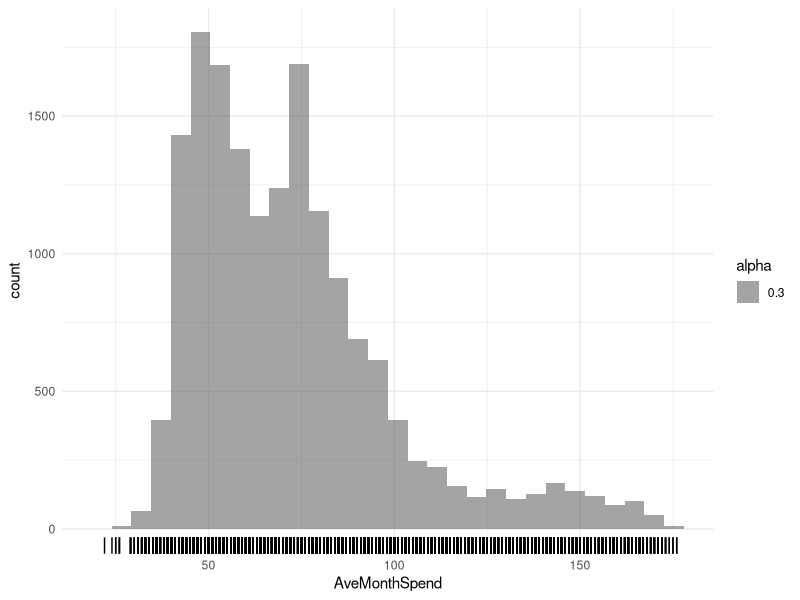
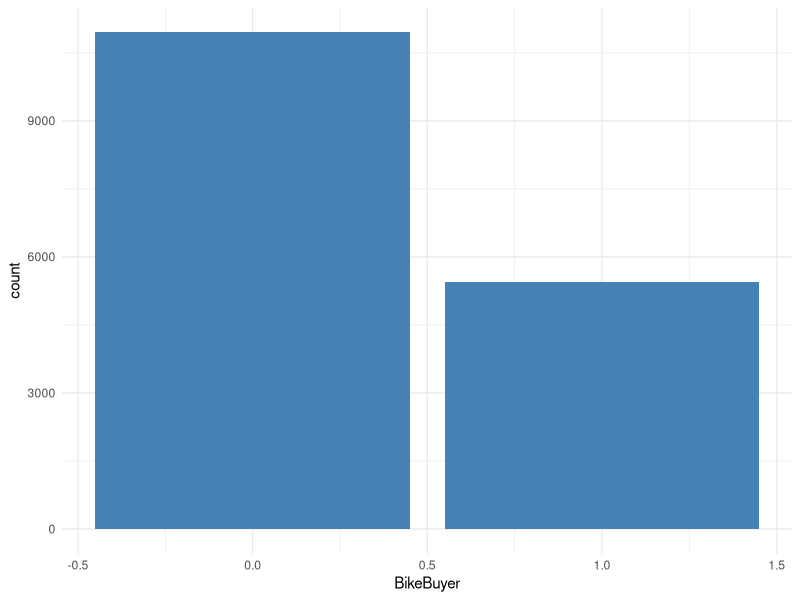
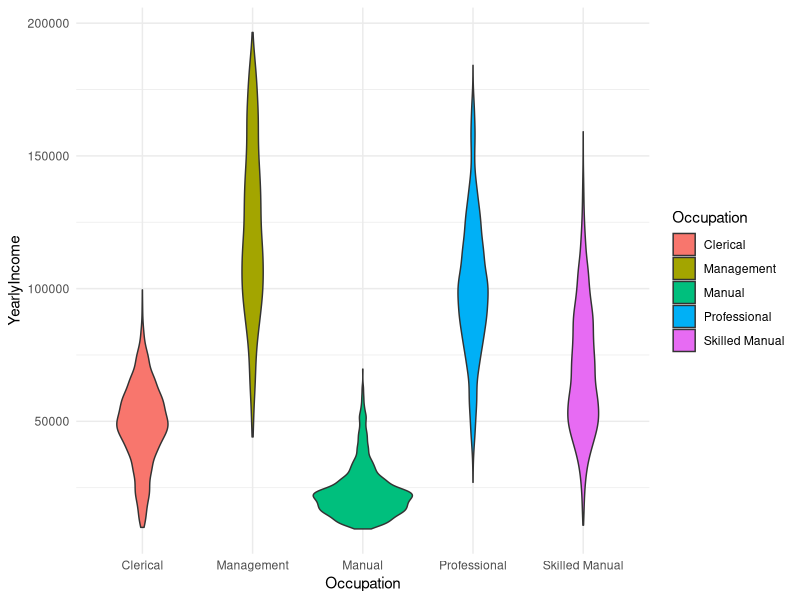
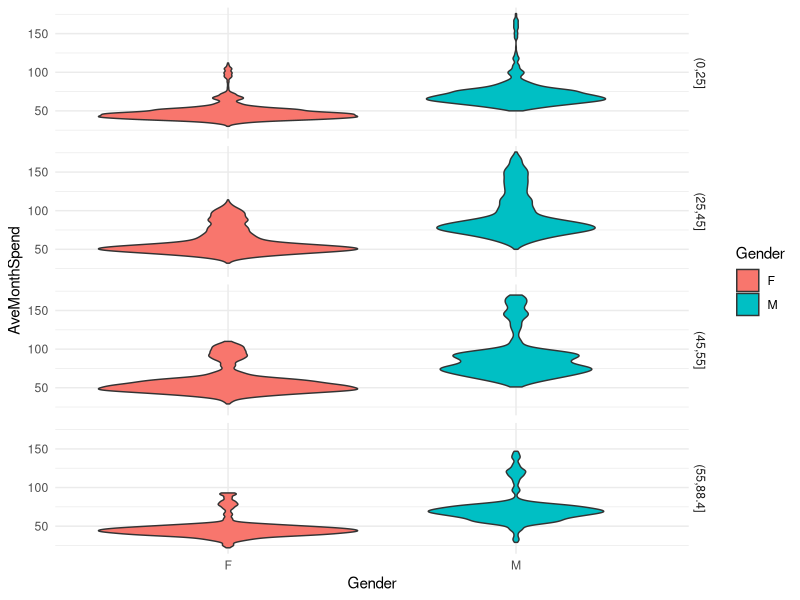
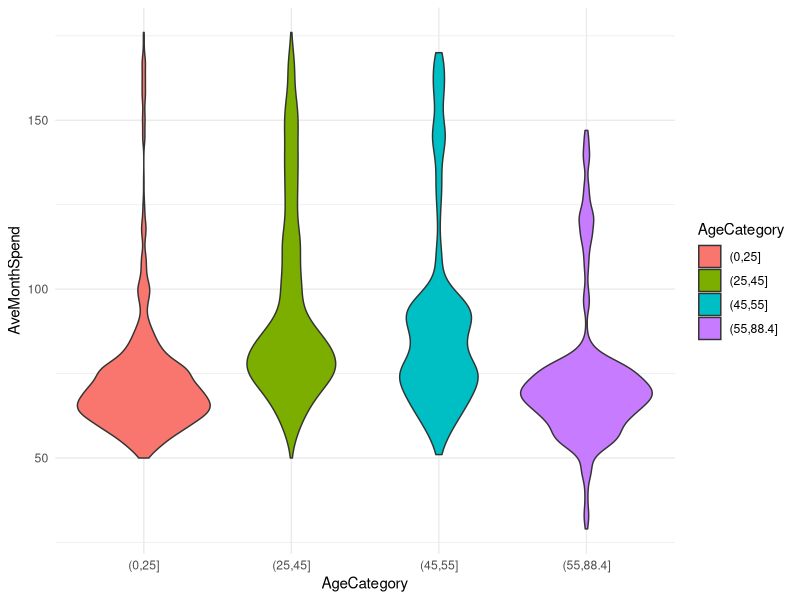
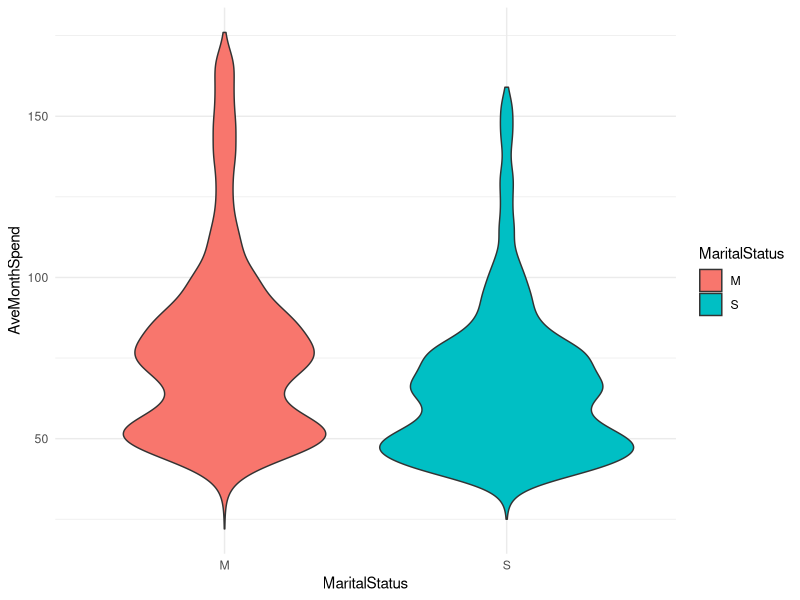
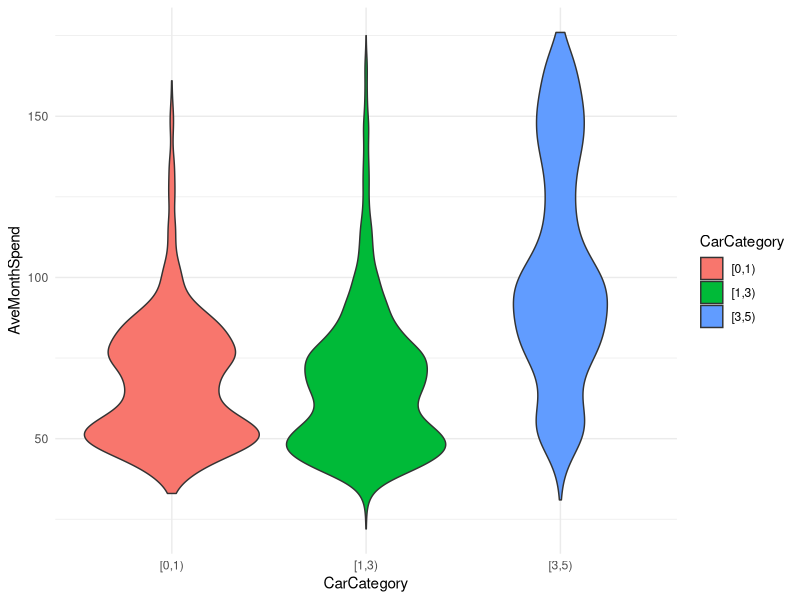
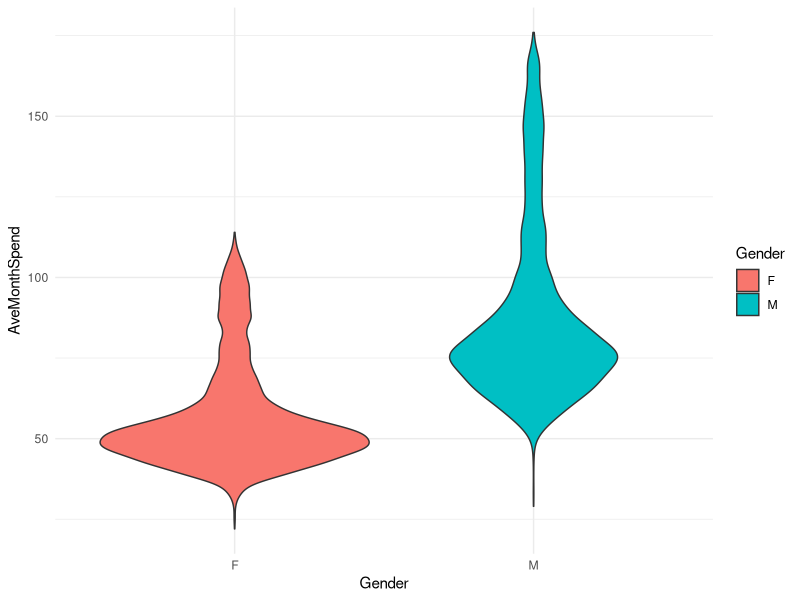

Generate these figures, in order, with R:
## ---- chunk 1
knitr::opts_chunk$set(echo = TRUE)
## ---- chunk 2
suppressPackageStartupMessages(library(magrittr))
suppressPackageStartupMessages(library(tidyverse))
suppressPackageStartupMessages(library(lubridate))
## ---- chunk 3
customerInfo <- read.csv("AdvWorksCusts.csv", stringsAsFactors = FALSE)
bikeBuyer    <- read.csv("AW_BikeBuyer.csv")
spend        <- read.csv("AW_AveMonthSpend.csv")
## ---- chunk 4
customerInfo %>% str()
bikeBuyer %>% str()
spend %>% str()
## ---- chunk 5
countNA <- function(x) {is.na(x) %>% sum()}

apply( customerInfo,2,countNA )
apply( bikeBuyer,   2,countNA )
apply( spend,       2,countNA )
## ---- chunk 6
customerInfo %>% nrow()

customerInfo %<>% .[!duplicated(.),]
bikeBuyer %<>% .[!duplicated(.),]
spend %<>% .[!duplicated(.),]

cat( 
  customerInfo %>% nrow(),
  bikeBuyer %>% nrow(),
  spend %>% nrow() 
)
## ---- chunk 7
cat(
  customerInfo$CustomerID %>% unique() %>% length(),
  bikeBuyer$CustomerID %>% unique() %>% length(),
  spend$CustomerID %>% unique() %>% length()
)
## ---- chunk 8
bikeBuyer %>% head %>% as.tibble
## ---- chunk 9
keepOldest <- function(df){
  
  df %<>% .[nrow(.)[1]:1,] #reverse the order of rows in the df
  df %<>% distinct( #keep the first CustomerID, drop the rest
    CustomerID , .keep_all = TRUE) 
  df %<>% .[nrow(.)[1]:1,] #change the df order back to normal
  df
  
}

customerInfo %<>% keepOldest()
bikeBuyer %<>% keepOldest()
spend %<>% keepOldest()

cat(
  nrow(customerInfo),
  nrow(bikeBuyer),
  nrow(spend)
)
## ---- chunk 10
customerData <- left_join(customerInfo, bikeBuyer, by = "CustomerID") %>% 
  left_join(., spend, by = "CustomerID")
## ---- chunk 11
ggplot(customerData) + 
  geom_histogram(aes(x = AveMonthSpend, alpha = .3)) + 
  geom_rug(aes(x = AveMonthSpend)) + 
  theme_minimal()
## ---- chunk 12
cat(
  summary(customerData$AveMonthSpend),
  sd(customerData$AveMonthSpend)
)
## ---- chunk 13
ggplot(customerData, aes(x = BikeBuyer)) + 
  geom_bar(fill = "steelblue") +
  theme_minimal()
## ---- chunk 14
ggplot(customerData, aes(x=Occupation, y=YearlyIncome, fill=Occupation)) +
  geom_violin() + 
  theme_minimal()
## ---- chunk 15
customerData %>% 
  group_by(Occupation) %>% 
  summarize(medianIncome = median(YearlyIncome), n = n()) %>% 
  arrange(medianIncome)
## ---- chunk 16
customerData %<>% mutate( Age = interval(BirthDate, "1998-01-01")/dyears() )
customerData %>% select(CustomerID, Gender, BirthDate, Age) %>% head()
## ---- chunk 17
customerData %<>% mutate( AgeCategory = cut(Age, c(0,25,45,55,max(Age)+1)) )
levels(customerData$AgeCategory)
## ---- chunk 18
ggplot(customerData, aes(x=Gender, y=AveMonthSpend, fill=Gender)) +
  geom_violin() +
  facet_grid(rows = vars(AgeCategory)) + 
  theme_minimal()
## ---- chunk 19
ggplot(
  customerData %>% filter(Gender == "M"),
  aes(x=AgeCategory, y=AveMonthSpend, fill=AgeCategory) 
) +
  geom_violin() +
  theme_minimal()
## ---- chunk 20
customerData %>% 
  group_by(Gender, AgeCategory) %>% 
  summarize(
    meanSpend = mean(AveMonthSpend), 
    medianSpend = median(AveMonthSpend), 
    n=n()) %>% 
  arrange(desc(meanSpend))
## ---- chunk 21
ggplot(customerData, aes(x=MaritalStatus, y=AveMonthSpend, fill = MaritalStatus)) +
  geom_violin() + theme_minimal()
## ---- chunk 22
customerData %>% 
  group_by(MaritalStatus) %>% 
  summarize(
    meanSpend = mean(AveMonthSpend),
    medianSpend = median(AveMonthSpend),
    n = n()
  )
## ---- chunk 23
customerData %<>% mutate( CarCategory = cut(
  NumberCarsOwned, 
  c(0,1,3,max(NumberCarsOwned)+1),
  right = FALSE
  )
)
customerData$CarCategory %>% levels()
## ---- chunk 24
ggplot(customerData, aes(CarCategory, AveMonthSpend, fill = CarCategory)) +
  geom_violin() + theme_minimal()
## ---- chunk 25
customerData %>% 
  group_by(CarCategory) %>% 
  summarize(
    meanSpend = mean(AveMonthSpend),
    medianSpend = median(AveMonthSpend),
    n = n()
  )
## ---- chunk 26
ggplot(customerData, aes(Gender, AveMonthSpend, fill = Gender)) +
  geom_violin() + theme_minimal()
## ---- chunk 27
customerData %>% 
  group_by(Gender) %>% 
  summarize(
    meanSpend = mean(AveMonthSpend),
    medianSpend = median(AveMonthSpend),
    minSpend = min(AveMonthSpend),
    maxSpend = max(AveMonthSpend),
    n = n()
  ) %>% 
  mutate(rangeSpend = maxSpend - minSpend)
## ---- chunk 28
customerData %<>% mutate( ChildrenHome = as.logical(NumberChildrenAtHome))
## ---- chunk 29
ggplot(customerData, aes(ChildrenHome, AveMonthSpend, fill = ChildrenHome)) +
  geom_violin() + theme_minimal()
## ---- chunk 30
customerData %>% 
  group_by(ChildrenHome) %>% 
  summarize(
    meanSpend = mean(AveMonthSpend),
    medianSpend = median(AveMonthSpend),
    n = n()
  )
## ---- chunk 31
ggplot(customerData, aes(factor(BikeBuyer), YearlyIncome, fill = factor(BikeBuyer))) +
  geom_violin() + theme_minimal()
## ---- chunk 32
customerData %>% 
  group_by(BikeBuyer) %>% 
  summarize(
    meanIncome = mean(YearlyIncome),
    medianIncome = median(YearlyIncome),
    n = n()
  )
## ---- chunk 33
ggplot(customerData, aes(factor(NumberCarsOwned), fill = factor(NumberCarsOwned))) +
  geom_bar() + 
  facet_grid(vars(factor(BikeBuyer))) +
  theme_minimal()
## ---- chunk 34
customerData %>% 
  group_by(BikeBuyer) %>% 
  summarize(
    meanCars = mean(NumberCarsOwned),
    medianCars = median(NumberCarsOwned),
    n = n()
  )
## ---- chunk 35
ggplot(customerData, aes(Occupation, fill = Occupation)) +
  geom_bar() + 
  facet_grid(rows = vars(factor(BikeBuyer))) +
  theme_minimal()
## ---- chunk 36
maleBuyers <- customerData %>% filter(Gender == "M", BikeBuyer == 1) %>% nrow()
males <- customerData %>% filter(Gender == "M") %>% nrow()

femaleBuyers <- customerData %>% filter(Gender == "F", BikeBuyer == 1) %>% nrow()
females <- customerData %>% filter(Gender == "F") %>% nrow()

cat("Male likelihood:   ", maleBuyers/males, "\nFemale likelihood: ", femaleBuyers/females)
## ---- chunk 37
marriedBuyers <- customerData %>% filter(MaritalStatus == "M", BikeBuyer == 1) %>% nrow()
married <- customerData %>% filter(MaritalStatus == "M") %>% nrow()

singleBuyers <- customerData %>% filter(MaritalStatus == "S", BikeBuyer == 1) %>% nrow()
singles <- customerData %>% filter(MaritalStatus == "S") %>% nrow()

cat("Married likelihood: ", marriedBuyers/married, "\nSingle likelihood:  ", singleBuyers/singles)
